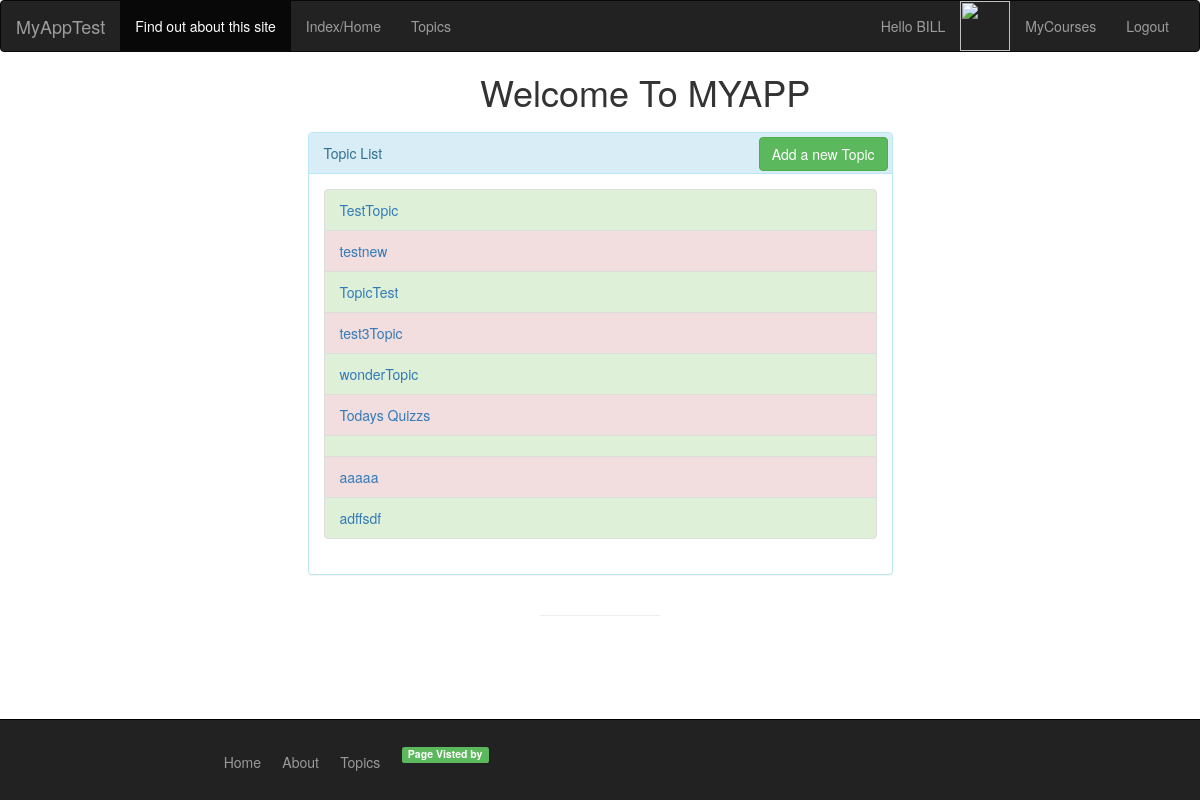
Page /myApp/topic/ (signed in) on the committed database.
### myApp/models.py (models this page shows, shortened)
class Topics(models.Model):
    subject = models.CharField(max_length=100, unique=True)
    intro_course = models.BooleanField(default=True)
    NO_PREFERENCE = 0
    MORNING = 1
    AFTERNOON = 2
    EVENING = 3
    TIME_CHOICES = (
        (0, 'No preference'),
        (1, 'Morning'),
        (2, 'Afternoon'),
        (3, 'Evening')
    )
    time = models.IntegerField(default=0, choices=TIME_CHOICES)
    num_responses = models.IntegerField(default=0)
    avg_age = models.IntegerField(default=20)

### myApp/views.py (the view)
# urls.py: url(r'^topic/(?P<topic_id>\d+)/$', views.topicdetail, name='topicdetail'),
def topic(request):
    if(request.user.is_authenticated()):
        testuser = request.user;
    else:
        testuser = ""
    topiclist = Topics.objects.all()[:10]
    return render(request, 'myapp/topic.html', {'topiclist':topiclist,'testuser':testuser})
    '''form=TopicForm(request.POST)
    return render(request,'myapp/post_edit.html',{'form':form})'''

### myApp/templates/myapp/topic.html (shortened to what this page needs)
{% extends 'myapp/base.html' %}
{% block body_block %}
      {% if topiclist %}
      <div class="row">
            <div class="col-xs-6" style="margin-left: 25%;">
                  <div class="panel panel-info" >
            <div class="panel-heading">Topic List <a href="{% url 'myApp:addtopic' %}" style="float: right; margin-top: -1%; margin-right: -2%;" class="btn btn-success">Add a new Topic</a></div>
              <div class="panel-body">
                    <ul class="list-group checked-list-box">
                    {% for topic in topiclist %}
                  <li class="list-group-item courselist" data-style="button"><a class="linkref" href="{% url 'myApp:topicdetail' topic.id %}">{{topic.subject}}</a></li>
                    {% endfor %}
                </ul>
              </div>
        </div>
            </div>
        </div>
    {% else %}
        <strong>There are no available courses!</strong>
    {% endif %}
{% endblock %}

### myApp/templates/myapp/base.html (shortened to what this page needs)
<!DOCTYPE html>
<html>
    <head>
    {% load staticfiles %}
        <link rel="stylesheet" type="text/css" href="{% static 'myapp/style.css' %}" />
        <link rel ="stylesheet" type="text/css" href="https://maxcdn.bootstrapcdn.com/bootstrap/3.3.7/css/bootstrap.min.css" />
    </head>
    <body>
    <nav class="navbar navbar-inverse">
  <div class="container-fluid">
    <div class="navbar-header">
      <a class="navbar-brand" href="#">MyAppTest</a>
    </div>
    <div class="collapse navbar-collapse" id="bs-example-navbar-collapse-1">
      <ul class="nav navbar-nav">
        <li class="active"><a href="{% url 'myApp:about' %}">Find out about this site</a></li>
        <li><a href = "{% url 'myApp:index' %}">Index/Home </a></li>
        <li><a href = "{% url 'myApp:topic' %}">Topics </a></li>
      </ul>
      <ul class="nav navbar-nav navbar-right">
        <li>
            {% if testuser %}
                <a href="#"> Hello {{testuser.first_name }}</a>
                </li>
                 <li><img src="{{ testuser.student.picture }}" height="50" width="50" /></li>
                <li> <a href="{% url 'myApp:mycourses' %}">MyCourses</a> </li>
                <li> <a href="{% url 'myApp:logout' %}">Logout</a> </li>
            {% else %}
               <li> <a href="{% url 'myApp:login' %}" >Login</a></li>
               <li> <a href="{% url 'myApp:register' %}" >Register</a>
        {% endif %}
      </ul>
    </div>
  </div>
</nav>
        <div>
            <h1 style="margin-left: 40%;">Welcome To MYAPP</h1>
            {% block body_block %}*** {% endblock %}
        </div>
        <hr />
    <footer style="z-index: 2">
  <div class="container">
    <p>
        <ul class="footerbar">
                <li class="footerli"><a href = "{% url 'myApp:index' %}">Home</a></li>
                <li class="footerli"><a href = "{% url 'myApp:about' %}">About</a></li>
                 <li class="footerli"><a href = "{% url 'myApp:topic' %}">Topics</a><br/></li>
                <li class="footerli">      <label class="label label-success" style="float: right;">Page Visted by {{ request.COOKIES.counter }}</label></li>
            </ul>
    </p>
  </div>
</footer>
    </body>
</html>

### myApp/static/myapp/style.css (style rules this page uses)
body, html { height: 100%; background-repeat: no-repeat; background:url(https://i.ytimg.com/vi/4kfXjatgeEU/maxresdefault.jpg); font-family: 'Oxygen', sans-serif; background-size: cover; }
hr { width: 10%; color: #fff; }
label { margin-bottom: 15px; }

### myApp/templates/myapp/base.html (style rules this page uses)
html, body { height: 100%; }
ul.footerbar { display: block; list-style-type: none; }
li.footerli { padding-left: 2%; display: inline-block; }
footer { position: fixed; width: 100%; color: #666; background: #222; padding: 17px 0 18px 0; border-top: 1px solid #000; bottom: 0; overflow: hidden; margin-top: 10%; }
footer a { color: #999; }
.container { max-width: 940px; }

### rows in the picture
Topics: subject "TestTopic"
Topics: subject "testnew"
Topics: subject "TopicTest"
Topics: subject "test3Topic"
Topics: subject "wonderTopic"
Topics: subject "Todays Quizzs"
Topics: subject "aaaaa"
Topics: subject "adffsdf"

### other values in the picture
{{ testuser.first_name }} "BILL"
